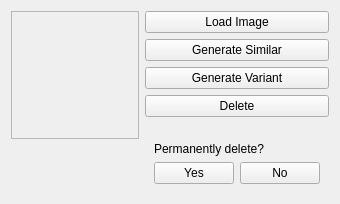
<?xml version="1.0" encoding="UTF-8"?>
<ui version="4.0">
 <class>image_widget</class>
 <widget class="QWidget" name="image_widget">
  <property name="geometry">
   <rect>
    <x>0</x>
    <y>0</y>
    <width>326</width>
    <height>204</height>
   </rect>
  </property>
  <property name="sizePolicy">
   <sizepolicy hsizetype="Maximum" vsizetype="Expanding">
    <horstretch>0</horstretch>
    <verstretch>0</verstretch>
   </sizepolicy>
  </property>
  <property name="minimumSize">
   <size>
    <width>0</width>
    <height>0</height>
   </size>
  </property>
  <property name="maximumSize">
   <size>
    <width>326</width>
    <height>16777215</height>
   </size>
  </property>
  <property name="windowTitle">
   <string>Form</string>
  </property>
  <layout class="QGridLayout" name="gridLayout">
   <item row="0" column="0">
    <layout class="QHBoxLayout" name="horizontalLayout">
     <item>
      <layout class="QVBoxLayout" name="verticalLayout_3">
       <item>
        <widget class="QFrame" name="image_frame">
         <property name="minimumSize">
          <size>
           <width>128</width>
           <height>128</height>
          </size>
         </property>
         <property name="maximumSize">
          <size>
           <width>128</width>
           <height>128</height>
          </size>
         </property>
         <property name="frameShape">
          <enum>QFrame::StyledPanel</enum>
         </property>
         <property name="frameShadow">
          <enum>QFrame::Raised</enum>
         </property>
        </widget>
       </item>
       <item>
        <spacer name="verticalSpacer_2">
         <property name="orientation">
          <enum>Qt::Vertical</enum>
         </property>
         <property name="sizeHint" stdset="0">
          <size>
           <width>20</width>
           <height>40</height>
          </size>
         </property>
        </spacer>
       </item>
      </layout>
     </item>
     <item>
      <layout class="QVBoxLayout" name="verticalLayout_2">
       <item>
        <layout class="QVBoxLayout" name="verticalLayout">
         <item>
          <widget class="QPushButton" name="pushButton_2">
           <property name="cursor">
            <cursorShape>PointingHandCursor</cursorShape>
           </property>
           <property name="text">
            <string>Load Image</string>
           </property>
          </widget>
         </item>
         <item>
          <widget class="QPushButton" name="pushButton_3">
           <property name="cursor">
            <cursorShape>PointingHandCursor</cursorShape>
           </property>
           <property name="text">
            <string>Generate Similar</string>
           </property>
          </widget>
         </item>
         <item>
          <widget class="QPushButton" name="pushButton_4">
           <property name="cursor">
            <cursorShape>PointingHandCursor</cursorShape>
           </property>
           <property name="text">
            <string>Generate Variant</string>
           </property>
          </widget>
         </item>
         <item>
          <widget class="QPushButton" name="pushButton">
           <property name="cursor">
            <cursorShape>PointingHandCursor</cursorShape>
           </property>
           <property name="toolTip">
            <string>Delete image</string>
           </property>
           <property name="text">
            <string>Delete</string>
           </property>
          </widget>
         </item>
        </layout>
       </item>
       <item>
        <spacer name="verticalSpacer">
         <property name="orientation">
          <enum>Qt::Vertical</enum>
         </property>
         <property name="sizeHint" stdset="0">
          <size>
           <width>20</width>
           <height>40</height>
          </size>
         </property>
        </spacer>
       </item>
       <item>
        <widget class="QWidget" name="permanently_delete_2" native="true">
         <layout class="QGridLayout" name="permanently_delete">
          <item row="1" column="0">
           <widget class="QPushButton" name="pushButton_5">
            <property name="text">
             <string>Yes</string>
            </property>
           </widget>
          </item>
          <item row="0" column="0" colspan="2">
           <widget class="QLabel" name="label">
            <property name="text">
             <string>Permanently delete?</string>
            </property>
           </widget>
          </item>
          <item row="1" column="1">
           <widget class="QPushButton" name="pushButton_6">
            <property name="text">
             <string>No</string>
            </property>
           </widget>
          </item>
         </layout>
        </widget>
       </item>
      </layout>
     </item>
    </layout>
   </item>
  </layout>
 </widget>
 <resources/>
 <connections>
  <connection>
   <sender>pushButton</sender>
   <signal>clicked()</signal>
   <receiver>image_widget</receiver>
   <slot>confirm_delete()</slot>
   <hints>
    <hint type="sourcelabel">
     <x>653</x>
     <y>36</y>
    </hint>
    <hint type="destinationlabel">
     <x>145</x>
     <y>0</y>
    </hint>
   </hints>
  </connection>
  <connection>
   <sender>pushButton_2</sender>
   <signal>clicked()</signal>
   <receiver>image_widget</receiver>
   <slot>send_image_to_grid()</slot>
   <hints>
    <hint type="sourcelabel">
     <x>234</x>
     <y>36</y>
    </hint>
    <hint type="destinationlabel">
     <x>50</x>
     <y>0</y>
    </hint>
   </hints>
  </connection>
  <connection>
   <sender>pushButton_3</sender>
   <signal>clicked()</signal>
   <receiver>image_widget</receiver>
   <slot>generate_similar()</slot>
   <hints>
    <hint type="sourcelabel">
     <x>361</x>
     <y>36</y>
    </hint>
    <hint type="destinationlabel">
     <x>74</x>
     <y>0</y>
    </hint>
   </hints>
  </connection>
  <connection>
   <sender>pushButton_4</sender>
   <signal>clicked()</signal>
   <receiver>image_widget</receiver>
   <slot>generate_variant()</slot>
   <hints>
    <hint type="sourcelabel">
     <x>492</x>
     <y>36</y>
    </hint>
    <hint type="destinationlabel">
     <x>31</x>
     <y>-10</y>
    </hint>
   </hints>
  </connection>
  <connection>
   <sender>pushButton_5</sender>
   <signal>clicked()</signal>
   <receiver>image_widget</receiver>
   <slot>delete_image()</slot>
   <hints>
    <hint type="sourcelabel">
     <x>310</x>
     <y>241</y>
    </hint>
    <hint type="destinationlabel">
     <x>230</x>
     <y>-19</y>
    </hint>
   </hints>
  </connection>
  <connection>
   <sender>pushButton_6</sender>
   <signal>clicked()</signal>
   <receiver>image_widget</receiver>
   <slot>cancel_delete()</slot>
   <hints>
    <hint type="sourcelabel">
     <x>619</x>
     <y>244</y>
    </hint>
    <hint type="destinationlabel">
     <x>517</x>
     <y>-15</y>
    </hint>
   </hints>
  </connection>
 </connections>
 <slots>
  <slot>delete_image()</slot>
  <slot>send_image_to_grid()</slot>
  <slot>generate_similar()</slot>
  <slot>generate_variant()</slot>
  <slot>confirm_delete()</slot>
  <slot>cancel_delete()</slot>
 </slots>
</ui>
